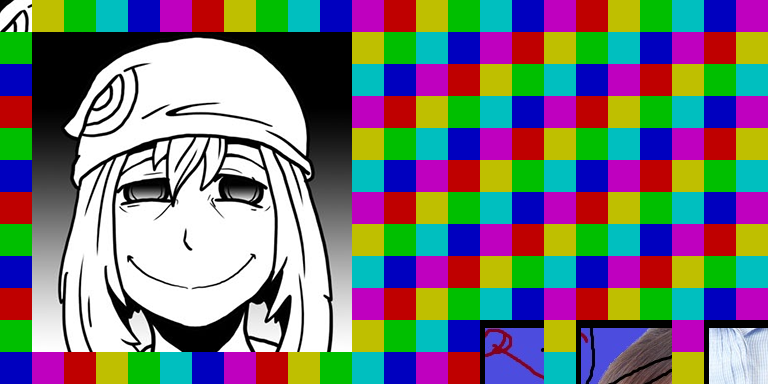

Rendered tile map (Tiled .tmx) drawn with the repository's tilesets; below, a short description and the full map source, tile grids included:
An orthogonal 24x12 tile map with 32x32 px tiles, 1 tile layer (Tile Layer 1), 3 tilesets, 1 image layer and 2 objects.

<map version="1.4" tiledversion="2020.08.05" orientation="orthogonal" renderorder="right-down" width="24" height="12" tilewidth="32" tileheight="32" infinite="0" nextlayerid="10" nextobjectid="41">
 <tileset firstgid="1" source="../tsx/grid.tsx" />
 <tileset firstgid="1025" source="../tsx/may.tsx" />
 <tileset firstgid="1125" source="../tsx/微信图片_20200521175038---副本.tsx" />
 <layer id="8" name="Tile Layer 1" width="24" height="12">
  <data encoding="csv">
1037,2,3,4,5,6,7,8,9,10,11,12,13,14,15,16,17,18,19,20,21,22,23,24,
33,34,35,36,37,38,39,40,41,42,43,44,45,46,47,48,49,50,51,52,53,54,55,56,
65,66,67,68,69,70,71,72,73,74,75,76,77,78,79,80,81,82,83,84,85,86,87,88,
97,98,99,100,101,102,103,104,105,106,107,108,109,110,111,112,113,114,115,116,117,118,119,120,
129,130,131,132,133,134,135,136,137,138,139,140,141,142,143,144,145,146,147,148,149,150,151,152,
161,162,163,164,165,166,167,168,169,170,171,172,173,174,175,176,177,178,179,180,181,182,183,184,
193,194,195,196,197,198,199,200,201,202,203,204,205,206,207,208,209,210,211,212,213,214,215,216,
225,226,227,228,229,230,231,232,233,234,235,236,237,238,239,240,241,242,243,244,245,246,247,248,
257,258,259,260,261,262,263,264,265,266,267,268,269,270,271,272,273,274,275,276,277,278,279,280,
289,290,291,292,293,294,295,296,297,298,299,300,301,302,303,304,305,306,307,308,309,310,311,312,
321,322,323,324,325,326,327,328,329,330,331,332,333,334,335,1125,1126,338,1156,1157,1158,342,1369,1370,
353,354,355,356,357,358,359,360,361,362,363,364,365,366,367,1139,1140,370,1170,1171,1172,374,1383,1384
</data>
 </layer>
 <group id="9" name="Group 1">
  <imagelayer id="4" name="Image Layer 1" offsetx="32" offsety="32">
   <image source="../images/hale_may_320.png" width="320" height="320" />
  </imagelayer>
  <objectgroup id="6" name="Object Layer 1">
   <object id="37" x="416" y="32" width="320" height="320">
    <ellipse />
   </object>
   <object id="39" x="400" y="34" width="37" height="48" />
  </objectgroup>
 </group>
</map>
